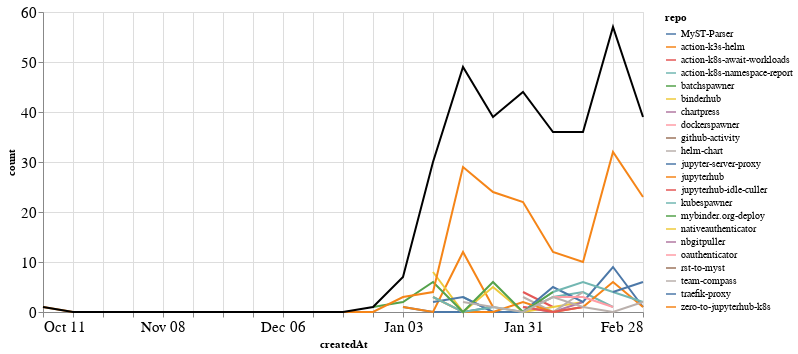

The notebook cell saved with this chart:
### Markdown cell above
### Comments

### Code cell
comments_time = comments.groupby('repo').resample('W', on='createdAt').count()['author'].reset_index()
comments_time = comments_time.rename(columns={'author': 'count'})
comments_time_total = comments_time.groupby('createdAt').agg({"count": "sum"}).reset_index()
ch1 = alt.Chart(comments_time, width=600).mark_line().encode(
    x='createdAt',
    y='count',
    color='repo',
    tooltip="repo"
)

ch2 = alt.Chart(comments_time_total, width=600).mark_line(color="black").encode(
    x='createdAt',
    y='count',
)

ch1 + ch2

### Figure 1 — Vega-Lite specification as saved in the notebook (floating-point values rounded to 4 significant figures)
{"config": {"axisLeft": {"labelFontSize": 15}, "axisBottom": {"labelFontSize": 15}}, "layer": [{"data": {"name": "data-ca17113d0d1bc46aeb86b49a2ebdda47"}, "mark": "line", "encoding": {"color": {"type": "nominal", "field": "repo"}, "tooltip": {"type": "nominal", "field": "repo"}, "x": {"type": "temporal", "field": "createdAt"}, "y": {"type": "quantitative", "field": "count"}}, "width": 600}, {"data": {"name": "data-906b73ca2096598b7018fb17a4e061ad"}, "mark": {"type": "line", "color": "black"}, "encoding": {"x": {"type": "temporal", "field": "createdAt"}, "y": {"type": "quantitative", "field": "count"}}, "width": 600}], "$schema": "https://vega.github.io/schema/vega-lite/v4.8.1.json", "datasets": {"data-ca17113d0d1bc46aeb86b49a2ebdda47": [{"repo": "MyST-Parser", "createdAt": "2021-01-03T00:00:00", "count": 1}, {"repo": "MyST-Parser", "createdAt": "2021-01-10T00:00:00", "count": 0}, {"repo": "MyST-Parser", "createdAt": "2021-01-17T00:00:00", "count": 0}, {"repo": "MyST-Parser", "createdAt": "2021-01-24T00:00:00", "count": 1}, {"repo": "action-k3s-helm", "createdAt": "2021-01-03T00:00:00", "count": 1}, {"repo": "action-k3s-helm", "createdAt": "2021-01-10T00:00:00", "count": 0}, {"repo": "action-k3s-helm", "createdAt": "2021-01-17T00:00:00", "count": 12}, {"repo": "action-k3s-helm", "createdAt": "2021-01-24T00:00:00", "count": 1}, {"repo": "action-k8s-await-workloads", "createdAt": "2021-01-31T00:00:00", "count": 4}, {"repo": "action-k8s-await-workloads", "createdAt": "2021-02-07T00:00:00", "count": 1}, {"repo": "action-k8s-namespace-report", "createdAt": "2021-01-17T00:00:00", "count": 3}, {"repo": "action-k8s-namespace-report", "createdAt": "2021-01-24T00:00:00", "count": 0}, {"repo": "action-k8s-namespace-report", "createdAt": "2021-01-31T00:00:00", "count": 0}, {"repo": "action-k8s-namespace-report", "createdAt": "2021-02-07T00:00:00", "count": 3}, {"repo": "action-k8s-namespace-report", "createdAt": "2021-02-14T00:00:00", "count": 4}, {"repo": "action-k8s-namespace-report", "createdAt": "2021-02-21T00:00:00", "count": 1}, {"repo": "batchspawner", "createdAt": "2021-01-31T00:00:00", "count": 8}, {"repo": "binderhub", "createdAt": "2021-01-10T00:00:00", "count": 8}, {"repo": "binderhub", "createdAt": "2021-01-17T00:00:00", "count": 0}, {"repo": "binderhub", "createdAt": "2021-01-24T00:00:00", "count": 5}, {"repo": "binderhub", "createdAt": "2021-01-31T00:00:00", "count": 0}, {"repo": "binderhub", "createdAt": "2021-02-07T00:00:00", "count": 1}, {"repo": "binderhub", "createdAt": "2021-02-14T00:00:00", "count": 2}, {"repo": "chartpress", "createdAt": "2021-01-31T00:00:00", "count": 1}, {"repo": "chartpress", "createdAt": "2021-02-07T00:00:00", "count": 0}, {"repo": "chartpress", "createdAt": "2021-02-14T00:00:00", "count": 2}, {"repo": "dockerspawner", "createdAt": "2021-02-28T00:00:00", "count": 2}, {"repo": "github-activity", "createdAt": "2021-02-28T00:00:00", "count": 2}, {"repo": "helm-chart", "createdAt": "2021-01-31T00:00:00", "count": 3}, {"repo": "helm-chart", "createdAt": "2021-02-07T00:00:00", "count": 0}, {"repo": "helm-chart", "createdAt": "2021-02-14T00:00:00", "count": 4}, {"repo": "jupyter-server-proxy", "createdAt": "2021-01-10T00:00:00", "count": 2}, {"repo": "jupyter-server-proxy", "createdAt": "2021-01-17T00:00:00", "count": 3}, {"repo": "jupyter-server-proxy", "createdAt": "2021-01-24T00:00:00", "count": 0}, {"repo": "jupyter-server-proxy", "createdAt": "2021-01-31T00:00:00", "count": 0}, {"repo": "jupyter-server-proxy", "createdAt": "2021-02-07T00:00:00", "count": 5}, {"repo": "jupyter-server-proxy", "createdAt": "2021-02-14T00:00:00", "count": 2}, {"repo": "jupyter-server-proxy", "createdAt": "2021-02-21T00:00:00", "count": 9}, {"repo": "jupyter-server-proxy", "createdAt": "2021-02-28T00:00:00", "count": 1}, {"repo": "jupyterhub", "createdAt": "2021-01-10T00:00:00", "count": 3}, {"repo": "jupyterhub", "createdAt": "2021-01-17T00:00:00", "count": 0}, {"repo": "jupyterhub", "createdAt": "2021-01-24T00:00:00", "count": 0}, {"repo": "jupyterhub", "createdAt": "2021-01-31T00:00:00", "count": 2}, {"repo": "jupyterhub", "createdAt": "2021-02-07T00:00:00", "count": 0}, {"repo": "jupyterhub", "createdAt": "2021-02-14T00:00:00", "count": 1}, {"repo": "jupyterhub", "createdAt": "2021-02-21T00:00:00", "count": 6}, {"repo": "jupyterhub", "createdAt": "2021-02-28T00:00:00", "count": 1}, {"repo": "jupyterhub-idle-culler", "createdAt": "2021-01-31T00:00:00", "count": 1}, {"repo": "jupyterhub-idle-culler", "createdAt": "2021-02-07T00:00:00", "count": 0}, {"repo": "jupyterhub-idle-culler", "createdAt": "2021-02-14T00:00:00", "count": 1}, {"repo": "kubespawner", "createdAt": "2021-01-10T00:00:00", "count": 3}, {"repo": "kubespawner", "createdAt": "2021-01-17T00:00:00", "count": 0}, {"repo": "kubespawner", "createdAt": "2021-01-24T00:00:00", "count": 1}, {"repo": "kubespawner", "createdAt": "2021-01-31T00:00:00", "count": 0}, {"repo": "kubespawner", "createdAt": "2021-02-07T00:00:00", "count": 4}, {"repo": "kubespawner", "createdAt": "2021-02-14T00:00:00", "count": 6}, {"repo": "kubespawner", "createdAt": "2021-02-21T00:00:00", "count": 4}, {"repo": "kubespawner", "createdAt": "2021-02-28T00:00:00", "count": 2}, {"repo": "mybinder.org-deploy", "createdAt": "2020-12-27T00:00:00", "count": 1}, {"repo": "mybinder.org-deploy", "createdAt": "2021-01-03T00:00:00", "count": 2}, {"repo": "mybinder.org-deploy", "createdAt": "2021-01-10T00:00:00", "count": 6}, {"repo": "mybinder.org-deploy", "createdAt": "2021-01-17T00:00:00", "count": 0}, {"repo": "mybinder.org-deploy", "createdAt": "2021-01-24T00:00:00", "count": 6}, {"repo": "mybinder.org-deploy", "createdAt": "2021-01-31T00:00:00", "count": 0}, {"repo": "mybinder.org-deploy", "createdAt": "2021-02-07T00:00:00", "count": 4}, {"repo": "nativeauthenticator", "createdAt": "2021-01-31T00:00:00", "count": 3}, {"repo": "nbgitpuller", "createdAt": "2021-01-10T00:00:00", "count": 3}, {"repo": "oauthenticator", "createdAt": "2021-02-07T00:00:00", "count": 3}, {"repo": "oauthenticator", "createdAt": "2021-02-14T00:00:00", "count": 3}, {"repo": "oauthenticator", "createdAt": "2021-02-21T00:00:00", "count": 1}, {"repo": "rst-to-myst", "createdAt": "2021-01-10T00:00:00", "count": 1}, {"repo": "team-compass", "createdAt": "2021-01-17T00:00:00", "count": 2}, {"repo": "team-compass", "createdAt": "2021-01-24T00:00:00", "count": 1}, {"repo": "team-compass", "createdAt": "2021-01-31T00:00:00", "count": 0}, {"repo": "team-compass", "createdAt": "2021-02-07T00:00:00", "count": 3}, {"repo": "team-compass", "createdAt": "2021-02-14T00:00:00", "count": 1}, {"repo": "team-compass", "createdAt": "2021-02-21T00:00:00", "count": 0}, {"repo": "team-compass", "createdAt": "2021-02-28T00:00:00", "count": 2}, {"repo": "traefik-proxy", "createdAt": "2021-02-21T00:00:00", "count": 4}, {"repo": "traefik-proxy", "createdAt": "2021-02-28T00:00:00", "count": 6}, {"repo": "zero-to-jupyterhub-k8s", "createdAt": "2020-10-11T00:00:00", "count": 1}, {"repo": "zero-to-jupyterhub-k8s", "createdAt": "2020-10-18T00:00:00", "count": 0}, {"repo": "zero-to-jupyterhub-k8s", "createdAt": "2020-10-25T00:00:00", "count": 0}, {"repo": "zero-to-jupyterhub-k8s", "createdAt": "2020-11-01T00:00:00", "count": 0}, {"repo": "zero-to-jupyterhub-k8s", "createdAt": "2020-11-08T00:00:00", "count": 0}, {"repo": "zero-to-jupyterhub-k8s", "createdAt": "2020-11-15T00:00:00", "count": 0}, {"repo": "zero-to-jupyterhub-k8s", "createdAt": "2020-11-22T00:00:00", "count": 0}, {"repo": "zero-to-jupyterhub-k8s", "createdAt": "2020-11-29T00:00:00", "count": 0}, {"repo": "zero-to-jupyterhub-k8s", "createdAt": "2020-12-06T00:00:00", "count": 0}, {"repo": "zero-to-jupyterhub-k8s", "createdAt": "2020-12-13T00:00:00", "count": 0}, {"repo": "zero-to-jupyterhub-k8s", "createdAt": "2020-12-20T00:00:00", "count": 0}, {"repo": "zero-to-jupyterhub-k8s", "createdAt": "2020-12-27T00:00:00", "count": 0}, {"repo": "zero-to-jupyterhub-k8s", "createdAt": "2021-01-03T00:00:00", "count": 3}, {"repo": "zero-to-jupyterhub-k8s", "createdAt": "2021-01-10T00:00:00", "count": 4}, {"repo": "zero-to-jupyterhub-k8s", "createdAt": "2021-01-17T00:00:00", "count": 29}, {"repo": "zero-to-jupyterhub-k8s", "createdAt": "2021-01-24T00:00:00", "count": 24}, {"repo": "zero-to-jupyterhub-k8s", "createdAt": "2021-01-31T00:00:00", "count": 22}, {"repo": "zero-to-jupyterhub-k8s", "createdAt": "2021-02-07T00:00:00", "count": 12}, {"repo": "zero-to-jupyterhub-k8s", "createdAt": "2021-02-14T00:00:00", "count": 10}, {"repo": "zero-to-jupyterhub-k8s", "createdAt": "2021-02-21T00:00:00", "count": 32}, {"repo": "zero-to-jupyterhub-k8s", "createdAt": "2021-02-28T00:00:00", "count": 23}], "data-906b73ca2096598b7018fb17a4e061ad": [{"createdAt": "2020-10-11T00:00:00", "count": 1}, {"createdAt": "2020-10-18T00:00:00", "count": 0}, {"createdAt": "2020-10-25T00:00:00", "count": 0}, {"createdAt": "2020-11-01T00:00:00", "count": 0}, {"createdAt": "2020-11-08T00:00:00", "count": 0}, {"createdAt": "2020-11-15T00:00:00", "count": 0}, {"createdAt": "2020-11-22T00:00:00", "count": 0}, {"createdAt": "2020-11-29T00:00:00", "count": 0}, {"createdAt": "2020-12-06T00:00:00", "count": 0}, {"createdAt": "2020-12-13T00:00:00", "count": 0}, {"createdAt": "2020-12-20T00:00:00", "count": 0}, {"createdAt": "2020-12-27T00:00:00", "count": 1}, {"createdAt": "2021-01-03T00:00:00", "count": 7}, {"createdAt": "2021-01-10T00:00:00", "count": 30}, {"createdAt": "2021-01-17T00:00:00", "count": 49}, {"createdAt": "2021-01-24T00:00:00", "count": 39}, {"createdAt": "2021-01-31T00:00:00", "count": 44}, {"createdAt": "2021-02-07T00:00:00", "count": 36}, {"createdAt": "2021-02-14T00:00:00", "count": 36}, {"createdAt": "2021-02-21T00:00:00", "count": 57}, {"createdAt": "2021-02-28T00:00:00", "count": 39}]}}
